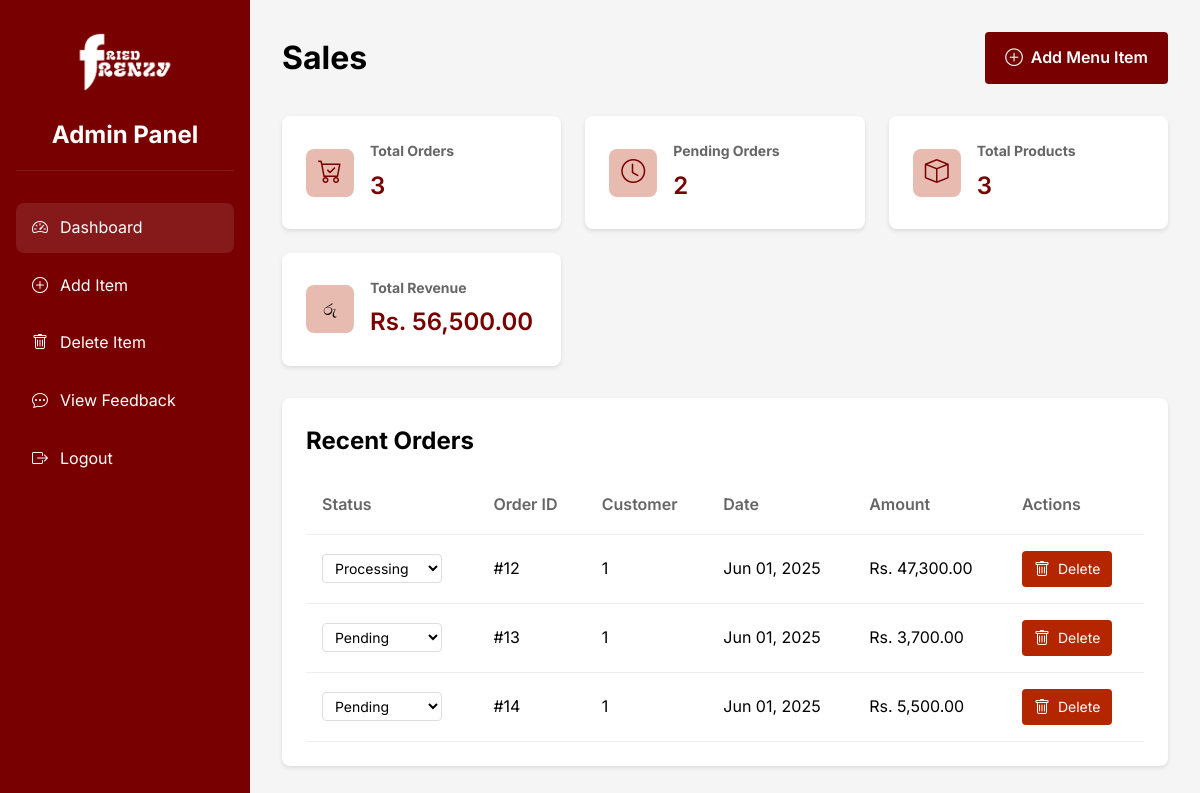
The page /admin/dashboard.php (signed in) on the database as committed earlier.
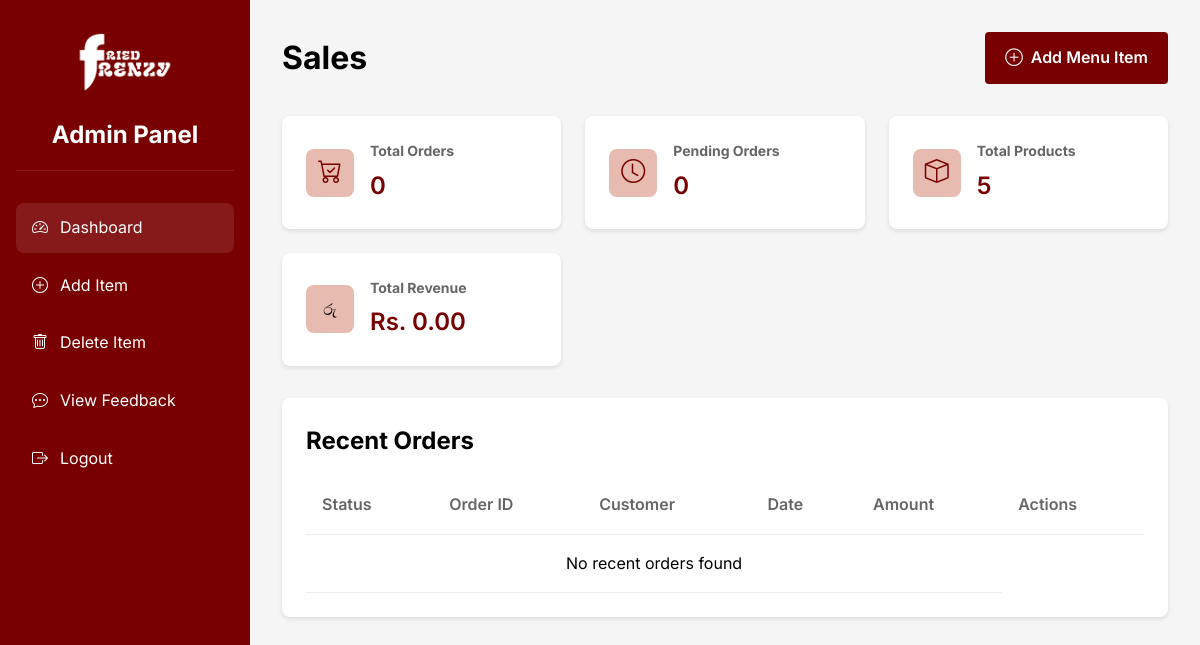
The same page on the database as committed later.
### tables this page shows
CREATE TABLE `orders` (
  `order_id` int(11) NOT NULL,
  `user_id` int(11) NOT NULL,
  `order_date` datetime DEFAULT current_timestamp(),
  `total_price` float NOT NULL,
  `status` varchar(50) DEFAULT 'Pending',
  `phone_number` text NOT NULL,
  `delivery_address` text NOT NULL,
  `delivery_notes` text NOT NULL
);

### includes/utility.php (called while the page is built, shortened)
<?php
function getRootPath($path = '') {
    $projectRoot = realpath($_SERVER['DOCUMENT_ROOT']);
    $currentScript = realpath($_SERVER['SCRIPT_FILENAME']);
    $relativePath = str_replace($projectRoot, '', dirname($currentScript));
    $relativePath = trim($relativePath, DIRECTORY_SEPARATOR);
    $depth = substr_count($relativePath, DIRECTORY_SEPARATOR);
    $path = trim($path, '/');
    return str_repeat('../', $depth) . $path;
}

### includes/get_orders.php (called while the page is built, shortened)
<?php
require_once 'db_connect.php';
function getOrders($limit = null) {
    global $conn;
    $sql = "SELECT * FROM orders";
    $result = $conn->query($sql);
    if ($result->num_rows === 0) {
        return [];
    }
    $orders = array();
    while ($row = $result->fetch_assoc()) {
        $orders[] = array(
            'id' => $row['order_id'],
            'user_id' => $row['user_id'],
            'status' => $row['status'],
            'total_price' => $row['total_price'],
            'order_date' => $row['order_date'],
            'delivery_notes' => $row['delivery_notes'],
            'phone_number' => $row['phone_number'],
        );
    }
    return $orders;
}

### admin/dashboard.php (the view, shortened to what this page needs)
<?php
include "../includes/utility.php";
$page_css = getRootPath('css/admin/dashboard.css');
include '../includes/header.php';
include '../includes/db_connect.php';
include '../includes/get_orders.php';
$orders = getOrders();
try {
    $stats = [
        'total_orders' => 0,
        'pending_orders' => 0,
        'total_products' => 0,
        'total_revenue' => 0
    ];
    $queries = [
        'total_orders' => "SELECT COUNT(*) as total FROM orders",
        'pending_orders' => "SELECT COUNT(*) as pending FROM orders WHERE status = 'pending'",
        'total_products' => "SELECT COUNT(*) as total FROM products",
        'total_revenue' => "SELECT SUM(total_price) as revenue FROM orders WHERE status != 'cancelled'"
    ];
    foreach ($queries as $key => $query) {
        $stmt = $conn->prepare($query);
        if (!$stmt->execute()) {
            throw new Exception("Failed to get $key");
        }
        $result = $stmt->get_result()->fetch_assoc();
        $stats[$key] = $result[array_key_first($result)] ?? 0;
    }
    extract($stats);
} catch (Exception $e) {
    $error_message = "Failed to load dashboard statistics. Please try again later.";
    extract(array_fill_keys(['total_orders', 'pending_orders', 'total_products', 'total_revenue'], 0));
}
?>
<body>
    <div class="admin-dashboard">
        <nav class="admin-nav">
            <div class="admin-nav-header">
                <a href="<?php echo getRootPath('index.php'); ?>">
                    <img src="<?php echo getRootPath('assets/logo-header.png'); ?>" alt="Fried Frenzy" class="admin-logo">
                </a>
                <h2>Admin Panel</h2>
            </div>
            <ul class="admin-nav-links">
                <li class="active"><a href="dashboard.php"><i class="bi bi-speedometer2"></i> Dashboard</a></li>
                <li><a href="add_item.php"><i class="bi bi-plus-circle"></i> Add Item</a></li>
                <li><a href="delete_item.php"><i class="bi bi-trash"></i> Delete Item</a></li>
                <li><a href="feedback.php"><i class="bi bi-chat-dots"></i> View Feedback</a></li>
                <li><a href="logout.php"><i class="bi bi-box-arrow-right"></i> Logout</a></li>
            </ul>
        </nav>
        <main class="admin-content">
            <header class="admin-header">
                <h1>Sales</h1>
                <div class="header-actions">
                    <a href="add_item.php" class="btn-primary">
                        <i class="bi bi-plus-circle"></i> Add Menu Item
                    </a>
                </div>
            </header>
            <div class="stats-grid">
                <div class="stat-card">
                    <div class="stat-icon">
                        <i class="bi bi-cart-check"></i>
                    </div>
                    <div class="stat-info">
                        <h3>Total Orders</h3>
                        <p><?php echo number_format($total_orders); ?></p>
                    </div>
                </div>
                <div class="stat-card">
                    <div class="stat-icon">
                        <i class="bi bi-clock"></i>
                    </div>
                    <div class="stat-info">
                        <h3>Pending Orders</h3>
                        <p><?php echo number_format($pending_orders); ?></p>
                    </div>
                </div>
                <div class="stat-card">
                    <div class="stat-icon">
                        <i class="bi bi-box"></i>
                    </div>
                    <div class="stat-info">
                        <h3>Total Products</h3>
                        <p><?php echo number_format($total_products); ?></p>
                    </div>
                </div>
                <div class="stat-card">
                    <div class="stat-icon">
                        <span>රු</span>
                    </div>
                    <div class="stat-info">
                        <h3>Total Revenue</h3>
                        <p>Rs. <?php echo number_format($total_revenue, 2); ?></p>
                    </div>
                </div>
            </div>
            <div class="recent-orders" id="orders-container">
                <h2>Recent Orders</h2>
                <div class="table-responsive">
                    <table>
                        <thead>
                            <tr>
                                <th>Status</th>
                                <th>Order ID</th>
                                <th>Customer</th>
                                <th>Date</th>
                                <th>Amount</th>
                                <th>Actions</th>
                            </tr>
                        </thead>
                        <tbody id="orders-table-body">
                            <?php if (!empty($orders)): ?>
                                <?php foreach ($orders as $order): ?>
                                    <tr>
                                        <td>
                                            <form method="POST" action="update_status.php" class="status-form" onsubmit="this.classList.add('loading')">
                                                <select name="status" onchange="this.form.submit()" class="status-select">
                                                    <option value="pending" <?php echo $order['status'] === 'Pending' ? 'selected' : ''; ?>>Pending</option>
                                                    <option value="processing" <?php echo $order['status'] === 'Processing' ? 'selected' : ''; ?>>Processing</option>
                                                </select>
                                            </form>
                                        </td>
                                        <td>#<?php echo htmlspecialchars($order['id']); ?></td>
                                        <td><?php echo htmlspecialchars($order['user_id']); ?></td>
                                        <td><?php echo date('M d, Y', strtotime($order['order_date'])); ?></td>
                                        <td>Rs. <?php echo number_format($order['total_price'], 2); ?></td>
                                        <td>
                                            <form method="POST" class="delete-form" onsubmit="return confirmDelete(<?php echo $order['id']; ?>)">
                                                <button type="submit" name="delete_order" class="btn-danger">
                                                    <i class="bi bi-trash"></i> Delete
                                                </button>
                                            </form>
                                        </td>
                                    </tr>
                                <?php endforeach; ?>
                            <?php else: ?>
                                <tr>
                                    <td colspan="5" class="text-center">No recent orders found</td>
                                </tr>
                            <?php endif; ?>
                        </tbody>
                    </table>
                </div>
            </div>
        </main>
    </div>
</body>
</html>

### includes/header.php (shortened to what this page needs)
<?php
require_once __DIR__ . '/utility.php';
?>
<!DOCTYPE html>
<html lang="en">
<head>
    <link rel="stylesheet" href="https://cdn.jsdelivr.net/npm/bootstrap-icons@1.13.1/font/bootstrap-icons.min.css">
    <link rel="stylesheet" href="/fried-frenzy/css/main.css">
    <?php if (isset($page_css) && !empty($page_css)): ?>
        <link rel="stylesheet" href="/fried-frenzy/css/<?php echo htmlspecialchars($page_css); ?>">
    <?php endif; ?>
</head>

### css/main.css (style rules this page uses)
:root { --primary-orange: rgba(250, 99, 4, 0.905); --primary-red: rgb(120, 0, 0); --primary-dark-red: rgb(126, 0, 0); --primary-light-red: #B32600; --text-red: rgb(120, 0, 0); --text-dark-red: rgb(126, 0, 0); --text-light-red: #B32600; --bg-transparent-red: #B3260050; --white: rgb(255, 255, 255); --black: #353535; }
* { margin: 0; padding: 0; box-sizing: border-box; font-family: "Inter", sans-serif; text-decoration: none; }

### css/admin/dashboard.css (style rules this page uses)
* { margin: 0; padding: 0; box-sizing: border-box; }
body { font-family: -apple-system, BlinkMacSystemFont, 'Segoe UI', Roboto, Oxygen, Ubuntu, Cantarell, sans-serif; line-height: 1.6; }
.admin-dashboard { display: flex; min-height: 100vh; background-color: #f5f5f5; }
.admin-nav { width: 250px; background: var(--primary-red); color: white; padding: 1rem; }
.admin-nav-header { padding: 1rem 0; text-align: center; border-bottom: 1px solid rgba(255, 255, 255, 0.1); }
.admin-logo { width: 120px; margin-bottom: 1rem; }
.admin-nav-links { list-style: none; padding: 0; margin: 2rem 0; }
.admin-nav-links li { margin-bottom: 0.5rem; }
.admin-nav-links a { color: white; text-decoration: none; padding: 0.75rem 1rem; display: flex; align-items: center; border-radius: 8px; transition: background-color 0.2s; }
.admin-nav-links a i { margin-right: 0.75rem; }
.admin-nav-links li.active a, .admin-nav-links a:hover { background-color: rgba(255, 255, 255, 0.1); }
.admin-content { flex: 1; padding: 2rem; }
.admin-header { display: flex; justify-content: space-between; align-items: center; margin-bottom: 2rem; }
.header-actions { display: flex; gap: 1rem; align-items: center; }
.header-actions .btn-primary { display: flex; align-items: center; gap: 0.5rem; padding: 0.75rem 1.25rem; background: var(--primary-red); color: white; text-decoration: none; border-radius: 4px; font-weight: 600; transition: background-color 0.2s; }
.header-actions .btn-primary i { font-size: 1.1rem; }
.stats-grid { display: grid; grid-template-columns: repeat(auto-fit, minmax(240px, 1fr)); gap: 1.5rem; margin-bottom: 2rem; }
.stat-card { background: white; padding: 1.5rem; border-radius: 8px; box-shadow: 0 2px 4px rgba(0, 0, 0, 0.1); display: flex; align-items: center; }
.stat-icon { width: 48px; height: 48px; background: var(--bg-transparent-red); border-radius: 8px; display: flex; align-items: center; justify-content: center; margin-right: 1rem; }
.stat-icon i { font-size: 1.5rem; color: var(--primary-red); }
.stat-info h3 { margin: 0; font-size: 0.875rem; color: #666; }
.stat-info p { margin: 0.25rem 0 0; font-size: 1.5rem; font-weight: 600; color: var(--primary-red); }
.recent-orders { background: white; padding: 1.5rem; border-radius: 8px; box-shadow: 0 2px 4px rgba(0, 0, 0, 0.1); }
.table-responsive { overflow-x: auto; -webkit-overflow-scrolling: touch; }
table { width: 100%; border-collapse: collapse; margin-top: 1rem; min-width: 600px; }
th, td { padding: 1rem; text-align: left; border-bottom: 1px solid #eee; }
th { font-weight: 600; color: #666; white-space: nowrap; }
.text-center { text-align: center; }
.stat-card { transition: transform 0.2s ease, box-shadow 0.2s ease; }
.btn-primary, .btn-secondary { padding: 0.75rem 1.5rem; border-radius: 4px; font-weight: 600; text-decoration: none; text-align: center; transition: all 0.2s; cursor: pointer; border: none; font-size: 1rem; }
.btn-primary { background: var(--primary-light-red); color: white; }
.status-select { padding: 0.25rem 0.5rem; border-radius: 4px; border: 1px solid #ddd; background-color: white; font-size: 0.875rem; cursor: pointer; min-width: 120px; }
.status-select option[value="pending"] { color: #856404; background-color: #fff3cd; }
.status-select option[value="processing"] { color: #004085; background-color: #cce5ff; }
.status-form { margin: 0; }
.btn-danger { padding: 0.5rem 0.75rem; background: var(--primary-light-red); color: white; border: none; border-radius: 4px; font-size: 0.875rem; cursor: pointer; display: inline-flex; align-items: center; gap: 0.5rem; transition: background-color 0.2s; }
.btn-danger i { font-size: 1rem; }
.delete-form { margin: 0; display: inline-block; }

Rows that differ between the two databases and show on the page:
removed orders: status "Processing", order_id "12", user "1", order_date "Jun 01, 2025", total_price "47,300.00"
removed orders: status "Pending", order_id "13", user "1", order_date "Jun 01, 2025", total_price "3,700.00"
removed orders: status "Pending", order_id "14", user "1", order_date "Jun 01, 2025", total_price "5,500.00"
Other text that changed with them:
$total_orders: "3" → "0"
$pending_orders: "2" → "0"
$total_products: "3" → "5"
$total_revenue: "56,500.00" → "0.00"
text now shown: "No recent orders found"
